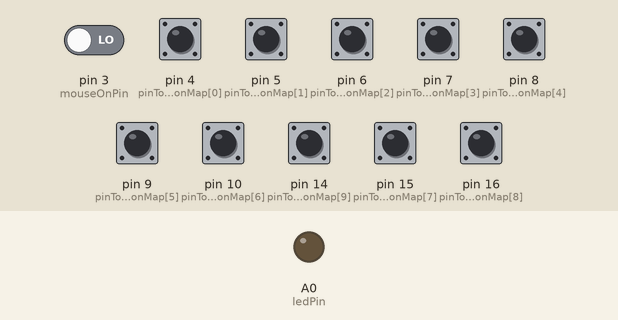
The sketch below on a simulated Arduino Micro, built with avr-gcc and run on an emulated ATmega32U4. Shown: output pins drawn as LEDs (lit = HIGH). The test bench sets the inputs (shaded band); at power-on: pin 3 (mouseOnPin), pin 4 (pinToButtonMap[0]), pin 5 (pinToButtonMap[1]), pin 6 (pinToButtonMap[2]), pin 7 (pinToButtonMap[3]), pin 8 (pinToButtonMap[4]), pin 9 (pinToButtonMap[5]), pin 10 (pinToButtonMap[6]), pin 14 (pinToButtonMap[9]), pin 15 (pinToButtonMap[7]), pin 16 (pinToButtonMap[8]) LOW. USB keyboard and mouse output is not drawn.

Above: at 1.2 s.
1.3 s: pin 4 (pinToButtonMap[0]) pulled HIGH for 0.15 s
At 1.37 s:
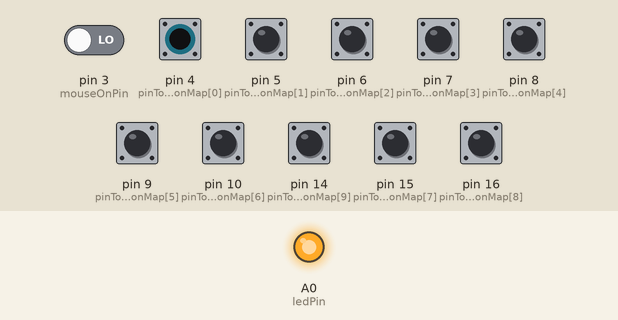
Timing chart, 0 to 4.3 s (numbered marks = the images above; inputs shaded):
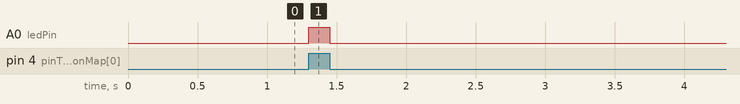

Measured:
- after the input at 1.3 s, A0 (ledPin): LOW → HIGH at once, → LOW 0.15 s later

The sketch:

micro_joy.ino
```cpp
// Simple example application that shows how to read four Arduino
// digital pins and map them to the USB Joystick library.
//
// The digital pins 9, 10, 11, and 12 are grounded when they are pressed.
//
// NOTE: This sketch file is for use with Arduino Leonardo and
//       Arduino Micro only.
//
// by Matthew Heironimus
// 2015-11-20
//--------------------------------------------------------------------

#include "Mouse.h"
#include "Joystick.h"

const int ledPin =  A0;      // the number of the green LED pin

void setup() {
  // initialize the LED pin as an output:
  pinMode(ledPin, OUTPUT);
  // initialize the pushbutton pin as an input:
  pinMode(3, INPUT);//mouse ON/yellow led

  pinMode(4, INPUT);//down
  pinMode(5, INPUT);//left
  pinMode(6, INPUT);//up
  pinMode(7, INPUT);//right
  pinMode(8, INPUT);//select
  pinMode(9, INPUT);//start
  pinMode(10, INPUT);//A
  pinMode(15, INPUT);//B
  pinMode(16, INPUT);//C
  pinMode(14, INPUT);//D

  // Initialize Joystick Library
  Joystick.begin();
  Mouse.begin();
// open the serial port:

  //Serial.begin(9600);
  //Serial.println("Started.");
}


// Constant that maps the phyical pin to the joystick button.
const int pinToButtonMap[10] = {4,5,6,7,8,9,10,15,16,14} ;

// Last state of the button
int lastButtonState[10] = {0,0,0,0,0,0,0,0,0,0};
int mouseOnPin = 3;
int mStep = 5;
void loop() {

  int mouseState = digitalRead(mouseOnPin);

  bool anyPressed = false;
  // Read pin values
  for (int index = 0; index < 10; index++)
  {
    int currentButtonState = digitalRead(pinToButtonMap[index]);
    if (currentButtonState != lastButtonState[index])
    {
      if(mouseState == HIGH && currentButtonState == HIGH){
        //Serial.println("values:");
        //Serial.print(pinToButtonMap[index]);

        switch (pinToButtonMap[index]) {
					case 6:
						// move mouse up
						Mouse.move(0, -mStep);
						break;
					case 4:
						// move mouse down
						Mouse.move(0, mStep);
						break;
					case 5:
						// move mouse left
						Mouse.move(-mStep, 0);
						break;
					case 7:
						// move mouse right
						Mouse.move(mStep, 0);
						break;
					case 15:
						// perform mouse left click
						Mouse.click(MOUSE_LEFT);
						break;
					case 10:
						// perform mouse left click
						Mouse.click(MOUSE_RIGHT);
						break;
        }
      }else{
        Joystick.setButton(index, currentButtonState);
      }
      lastButtonState[index] = currentButtonState;
    }
    if(currentButtonState == HIGH) {
      anyPressed = true;
    }
  }

	if(anyPressed == true) {
		// turn LED on:
		digitalWrite(ledPin, HIGH);
	} else {
		// turn LED off:
		digitalWrite(ledPin, LOW);
	}
  //delay(50);
}
```

Joystick.cpp
```cpp
// (licence header left out)
#include "Joystick.h"

#if defined(_USING_HID)

#define JOYSTICK_REPORT_ID 0x03
#define JOYSTICK_STATE_SIZE 13

static const uint8_t _hidReportDescriptor[] PROGMEM = {

	// Joystick
	0x05, 0x01,			      // USAGE_PAGE (Generic Desktop)
	0x09, 0x04,			      // USAGE (Joystick)
	0xa1, 0x01,			      // COLLECTION (Application)
	0x85, JOYSTICK_REPORT_ID, //   REPORT_ID (3)

	// 32 Buttons
	0x05, 0x09,			      //   USAGE_PAGE (Button)
	0x19, 0x01,			      //   USAGE_MINIMUM (Button 1)
	0x29, 0x20,			      //   USAGE_MAXIMUM (Button 32)
	0x15, 0x00,			      //   LOGICAL_MINIMUM (0)
	0x25, 0x01,			      //   LOGICAL_MAXIMUM (1)
	0x75, 0x01,			      //   REPORT_SIZE (1)
	0x95, 0x20,			      //   REPORT_COUNT (32)
	0x55, 0x00,			      //   UNIT_EXPONENT (0)
	0x65, 0x00,			      //   UNIT (None)
	0x81, 0x02,			      //   INPUT (Data,Var,Abs)

	// 8 bit Throttle and Steering
	0x05, 0x02,			      //   USAGE_PAGE (Simulation Controls)
	0x15, 0x00,			      //   LOGICAL_MINIMUM (0)
	0x26, 0xff, 0x00,	      //   LOGICAL_MAXIMUM (255)
	0xA1, 0x00,			      //   COLLECTION (Physical)
	0x09, 0xBB,			      //     USAGE (Throttle)
	0x09, 0xBA,			      //     USAGE (Steering)
	0x75, 0x08,			      //     REPORT_SIZE (8)
	0x95, 0x02,			      //     REPORT_COUNT (2)
	0x81, 0x02,			      //     INPUT (Data,Var,Abs)
	0xc0,				      //   END_COLLECTION

	// Two Hat switches (8 Positions)
	0x05, 0x01,			      //   USAGE_PAGE (Generic Desktop)
	0x09, 0x39,			      //   USAGE (Hat switch)
	0x15, 0x00,			      //   LOGICAL_MINIMUM (0)
	0x25, 0x07,			      //   LOGICAL_MAXIMUM (7)
	0x35, 0x00,			      //   PHYSICAL_MINIMUM (0)
	0x46, 0x3B, 0x01,	      //   PHYSICAL_MAXIMUM (315)
	0x65, 0x14,			      //   UNIT (Eng Rot:Angular Pos)
	0x75, 0x04,			      //   REPORT_SIZE (4)
	0x95, 0x01,			      //   REPORT_COUNT (1)
	0x81, 0x02,			      //   INPUT (Data,Var,Abs)

	0x09, 0x39,			      //   USAGE (Hat switch)
	0x15, 0x00,			      //   LOGICAL_MINIMUM (0)
	0x25, 0x07,			      //   LOGICAL_MAXIMUM (7)
	0x35, 0x00,			      //   PHYSICAL_MINIMUM (0)
	0x46, 0x3B, 0x01,	      //   PHYSICAL_MAXIMUM (315)
	0x65, 0x14,			      //   UNIT (Eng Rot:Angular Pos)
	0x75, 0x04,			      //   REPORT_SIZE (4)
	0x95, 0x01,			      //   REPORT_COUNT (1)
	0x81, 0x02,			      //   INPUT (Data,Var,Abs)

	// X, Y, and Z Axis
	0x15, 0x00,			      //   LOGICAL_MINIMUM (0)
	0x26, 0xff, 0x00,	      //   LOGICAL_MAXIMUM (255)
	0x75, 0x08,			      //   REPORT_SIZE (8)
	0x09, 0x01,			      //   USAGE (Pointer)
	0xA1, 0x00,			      //   COLLECTION (Physical)
	0x09, 0x30,		          //     USAGE (x)
	0x09, 0x31,		          //     USAGE (y)
	0x09, 0x32,		          //     USAGE (z)
	0x09, 0x33,		          //     USAGE (rx)
	0x09, 0x34,		          //     USAGE (ry)
	0x09, 0x35,		          //     USAGE (rz)
	0x95, 0x06,		          //     REPORT_COUNT (6)
	0x81, 0x02,		          //     INPUT (Data,Var,Abs)
	0xc0,				      //   END_COLLECTION

	0xc0				      // END_COLLECTION
};

Joystick_::Joystick_()
{
	// Setup HID report structure
	static HIDSubDescriptor node(_hidReportDescriptor, sizeof(_hidReportDescriptor));
	HID().AppendDescriptor(&node);

	// Initalize State
	xAxis = 0;
	yAxis = 0;
	zAxis = 0;
	xAxisRotation = 0;
	yAxisRotation = 0;
	zAxisRotation = 0;
	buttons = 0;
	throttle = 0;
	rudder = 0;
	hatSwitch[0] = -1;
	hatSwitch[1] = -1;
}

void Joystick_::begin(bool initAutoSendState)
{
	autoSendState = initAutoSendState;
	sendState();
}

void Joystick_::end()
{
}

void Joystick_::setButton(uint8_t button, uint8_t value)
{
	if (value == 0)
	{
		releaseButton(button);
	}
	else
	{
		pressButton(button);
	}
}
void Joystick_::pressButton(uint8_t button)
{
	bitSet(buttons, button);
	if (autoSendState) sendState();
}
void Joystick_::releaseButton(uint8_t button)
{
	bitClear(buttons, button);
	if (autoSendState) sendState();
}

void Joystick_::setThrottle(uint8_t value)
{
	throttle = value;
	if (autoSendState) sendState();
}
void Joystick_::setRudder(uint8_t value)
{
	rudder = value;
	if (autoSendState) sendState();
}

void Joystick_::setXAxis(int8_t value)
{
	xAxis = value;
	if (autoSendState) sendState();
}
void Joystick_::setYAxis(int8_t value)
{
	yAxis = value;
	if (autoSendState) sendState();
}
void Joystick_::setZAxis(int8_t value)
{
	zAxis = value;
	if (autoSendState) sendState();
}

void Joystick_::setXAxisRotation(int16_t value)
{
	xAxisRotation = value;
	if (autoSendState) sendState();
}
void Joystick_::setYAxisRotation(int16_t value)
{
	yAxisRotation = value;
	if (autoSendState) sendState();
}
void Joystick_::setZAxisRotation(int16_t value)
{
	zAxisRotation = value;
	if (autoSendState) sendState();
}

void Joystick_::setHatSwitch(int8_t hatSwitchIndex, int16_t value)
{
	hatSwitch[hatSwitchIndex % 2] = value;
	if (autoSendState) sendState();
}

void Joystick_::sendState()
{
	uint8_t data[JOYSTICK_STATE_SIZE];
	uint32_t buttonTmp = buttons;

	// Split 32 bit button-state into 4 bytes
	data[0] = buttonTmp & 0xFF;
	buttonTmp >>= 8;
	data[1] = buttonTmp & 0xFF;
	buttonTmp >>= 8;
	data[2] = buttonTmp & 0xFF;
	buttonTmp >>= 8;
	data[3] = buttonTmp & 0xFF;

	data[4] = throttle;
	data[5] = rudder;

	// Calculate hat-switch values
	uint8_t convertedHatSwitch[2];
	for (int hatSwitchIndex = 0; hatSwitchIndex < 2; hatSwitchIndex++)
	{
		if (hatSwitch[hatSwitchIndex] < 0)
		{
			convertedHatSwitch[hatSwitchIndex] = 8;
		}
		else
		{
			convertedHatSwitch[hatSwitchIndex] = (hatSwitch[hatSwitchIndex] % 360) / 45;
		}
	}

	// Pack hat-switch states into a single byte
	data[6] = (convertedHatSwitch[1] << 4) | (B00001111 & convertedHatSwitch[0]);

	data[7] = xAxis + 127;
	data[8] = yAxis + 127;
	data[9] = zAxis + 127;

	data[10] = (xAxisRotation % 360) * 0.708;
	data[11] = (yAxisRotation % 360) * 0.708;
	data[12] = (zAxisRotation % 360) * 0.708;

	// HID().SendReport(Report number, array of values in same order as HID descriptor, length)
	HID().SendReport(JOYSTICK_REPORT_ID, data, JOYSTICK_STATE_SIZE);
}

Joystick_ Joystick;

#endif
```

Joystick.h
```cpp
// (licence header left out)
#ifndef JOYSTICK_h
#define JOYSTICK_h

#include "HID.h"

#if ARDUINO < 10606
#error The Joystick library requires Arduino IDE 1.6.6 or greater. Please update your IDE.
#endif

#if ARDUINO > 10606
#if !defined(USBCON)
#error The Joystick library can only be used with a USB MCU (e.g. Arduino Leonardo, Arduino Micro, etc.).
#endif
#endif

#if !defined(_USING_HID)

#warning "Using legacy HID core (non pluggable)"

#else

//================================================================================
//================================================================================
//  Joystick (Gamepad)

class Joystick_
{
private:
	bool     autoSendState;
	int8_t	 xAxis;
	int8_t	 yAxis;
	int8_t	 zAxis;
	int16_t	 xAxisRotation;
	int16_t	 yAxisRotation;
	int16_t	 zAxisRotation;
	uint32_t buttons;
	uint8_t  throttle;
	uint8_t  rudder;
	int16_t	 hatSwitch[2];

public:
	Joystick_();

	void begin(bool initAutoSendState = true);
	void end();

	void setXAxis(int8_t value);
	void setYAxis(int8_t value);
	void setZAxis(int8_t value);

	void setXAxisRotation(int16_t value);
	void setYAxisRotation(int16_t value);
	void setZAxisRotation(int16_t value);

	void setButton(uint8_t button, uint8_t value);
	void pressButton(uint8_t button);
	void releaseButton(uint8_t button);

	void setThrottle(uint8_t value);
	void setRudder(uint8_t value);

	void setHatSwitch(int8_t hatSwitch, int16_t value);

	void sendState();
};
extern Joystick_ Joystick;

#endif
#endif
```
